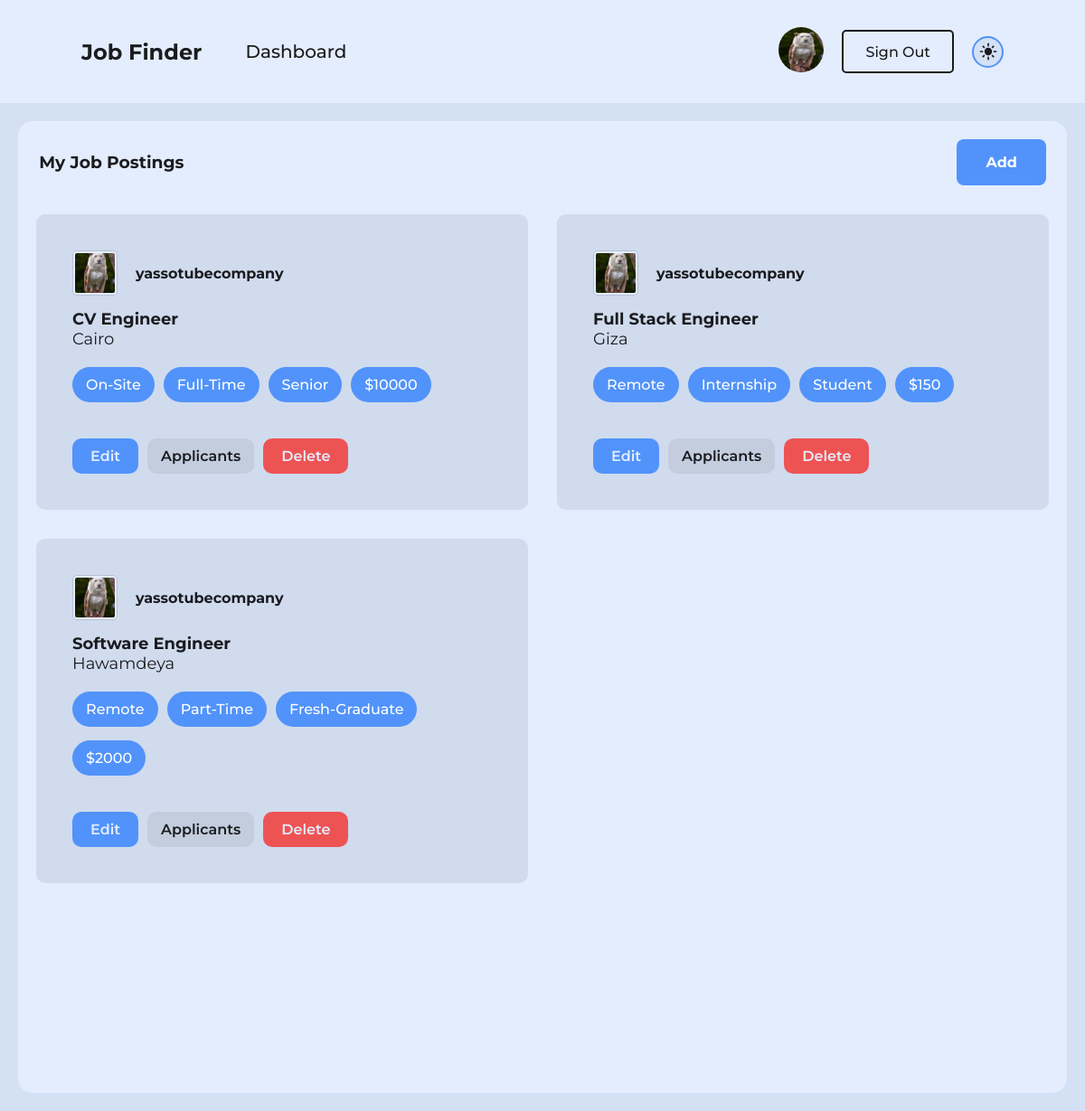
Before: /admin-dashboard/ (signed in) with the older database file.
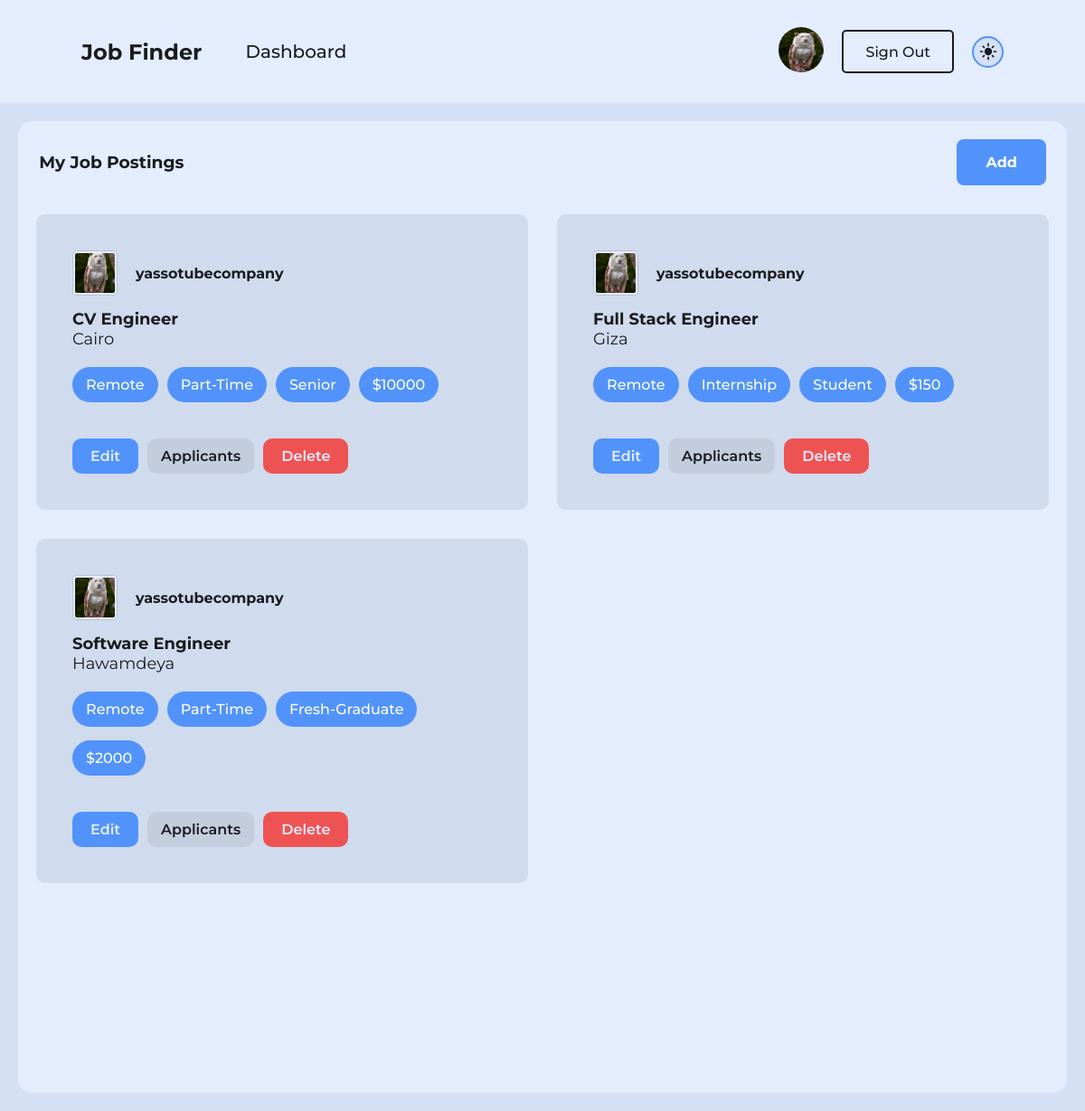
After: the same page with the newer database file.
### base/models.py (models this page shows, shortened)
class Job(models.Model):
    job_title = models.CharField(max_length=50)
    work_type = models.CharField(max_length=10, choices=WORK_MODE_CHOICES, blank=True)
    job_type = models.CharField(max_length=10, choices=JOB_TYPE_CHOICES, blank=True)
    exp_level = models.CharField(max_length=15, choices=EXP_LEVEL_CHOICES, blank=True)
    salary = models.IntegerField(blank=True, null=True)
    location = models.CharField(max_length=100, blank=True)
    published_date = models.DateTimeField(default=datetime.now)
    description = models.TextField(max_length=1000, blank=True)
    company = models.ForeignKey(AdminProfile, on_delete=models.CASCADE)
    skills_required = models.ManyToManyField('Skill', blank=True)
    class Meta:
        ordering = ['-published_date']

class AdminProfile(models.Model):
    user = models.OneToOneField(User, on_delete=models.CASCADE, limit_choices_to={'is_admin': True})
    company_name = models.CharField(max_length=100)

class User(AbstractUser):
    is_admin = models.BooleanField(default=False)
    profile_photo = models.ImageField(upload_to='photos/%y/%m/%d', blank=True, null=True)
    phone = models.CharField(max_length=15, blank=True)
    created_date = models.DateTimeField(default=datetime.now)

### base/views.py (the view, shortened to what this page needs)
# urls.py: path('admin-dashboard/', views.adminDashboard, name='adminDashboard'),
def adminDashboard(request):
    admin = AdminProfile.objects.get(user = request.user)
    jobs = Job.objects.filter(company__company_name = admin.company_name)
    context = {
        'jobs' : jobs,
        'skills' : Skill.objects.all(),
        'admin' : admin,
    }
    """Render admin dashboard page"""
    return render(request, "admin-dashboard.html", context)

### templates/admin-dashboard.html (shortened to what this page needs)
{% extends 'layout.html' %}
{% load static %}
{% block styles %}
    <link rel="stylesheet" href= "{% static 'css/admin.css' %}" />
    <link rel="stylesheet" href= "{% static 'css/style.css' %}" />
    <link rel="stylesheet" href= "{% static 'css/job-card.css' %}" />
{% endblock %}
{% block content %}
  <main>
    <div class="dashboard-container">
      <section class="job_chart">
        <div class="job-chart-header">
          <h3 class="job_posting">My Job Postings</h3>
          <a class="button add-button" id="add-button">Add</a>
        </div>
        <div class="job-cards">
          {% for job in jobs %}
          {% include 'job-card.html' %}
          {% endfor %}
        </div>
      </section>
  </main>
{% endblock %}

### templates/job-card.html (shortened to what this page needs)
{% load static %}
<div id="{{job.id}}" class="job-card">
    <div class="company-info">
        <img src="{% if job.company.user.profile_photo and job.company.user.profile_photo.url %}
                    {{ job.company.user.profile_photo.url }}
                  {% else %}
                    {% static 'assets/temp-profile.webp' %}
                  {% endif %}"
        class="company-logo">
        <h4 class="company-name">{{ job.company.company_name }}</h4>
    </div>
    <div class="job-info">
        <h4 class="job-title">{{ job.job_title }}</h4>
        <a class="job-location">{{ job.location }}</a>
    </div>
    <ul class="tags">
        <li><a id="job-work-type" class="tag">{{ job.get_work_type_display }}</a></li>
        <li><a id="job-job-type" class="tag">{{ job.get_job_type_display }}</a></li>
        <li><a id="job-exp" class="tag">{{ job.get_exp_level_display }}</a></li>
        <li><a id="job-salary" class="tag">${{ job.salary }}</a></li>
    </ul>
    <div class="buttons">
        {% if user.is_admin %}
            <a id="edit{{job.id}}"  class="edit-button button">Edit</a>
            <a id="applicant{{job.id}}" class="applicants-button button">Applicants</a>
            <a id="delete{{job.id}}"  class="delete-button button">Delete</a>
        {% endif %}
    </div>
</div>

Changed rows visible on the page:
changed Job "CV Engineer": work_type "On-Site" → "Remote"; job_type "Full-Time" → "Part-Time"
